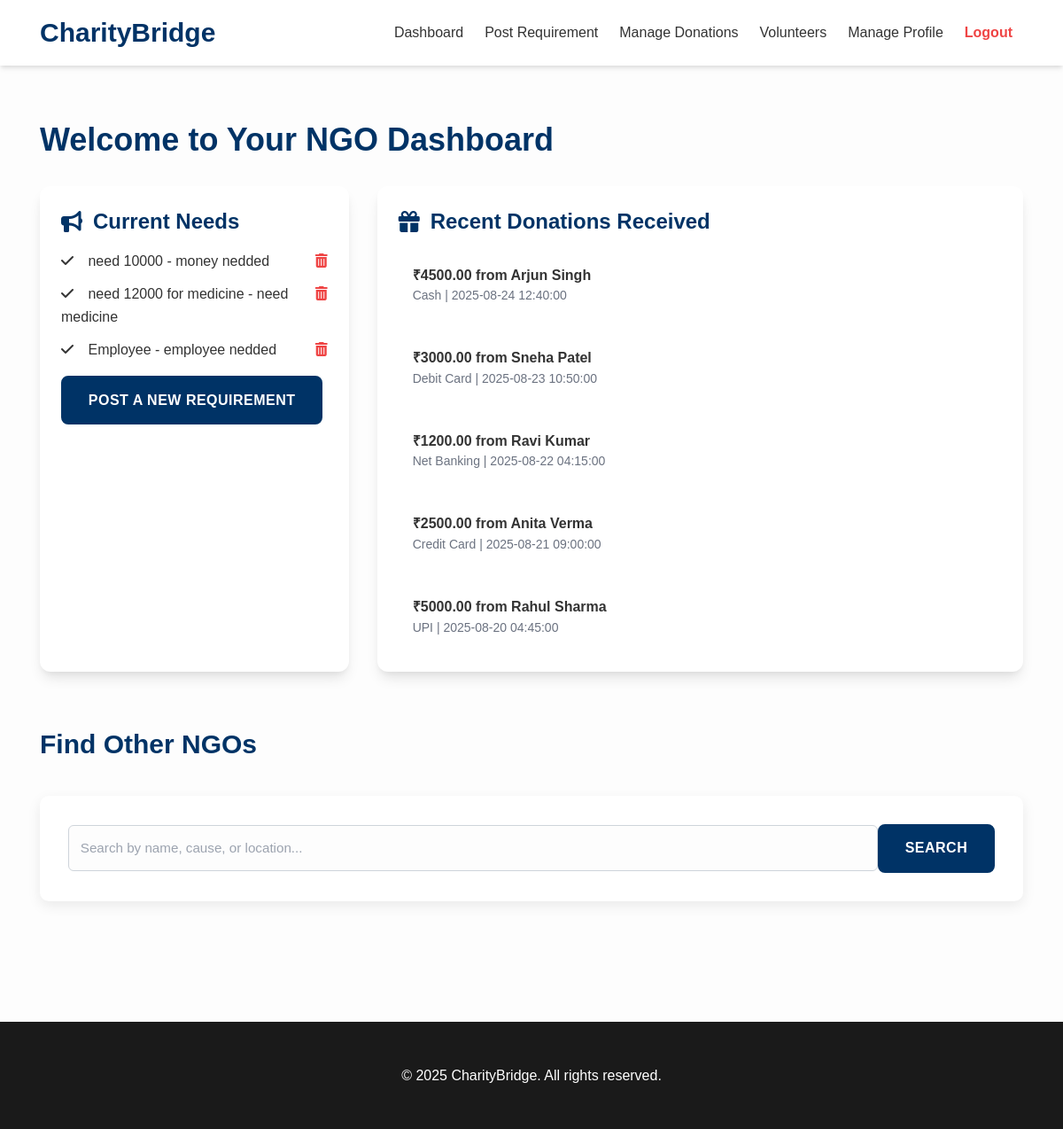
Page /ngo/pages/dashboard.php (signed in) on the committed database.
### tables this page shows
CREATE TABLE `requirements` (
  `id` int(11) NOT NULL,
  `ngo_id` int(11) NOT NULL,
  `title` varchar(255) NOT NULL,
  `description` text NOT NULL,
  `created_at` timestamp NOT NULL DEFAULT current_timestamp()
);

CREATE TABLE `donations` (
  `donation_id` int(11) NOT NULL,
  `donor_id` int(11) NOT NULL,
  `ngo_id` int(11) NOT NULL,
  `amount` decimal(10,2) NOT NULL,
  `payment_method` varchar(50) DEFAULT NULL,
  `created_at` timestamp NOT NULL DEFAULT current_timestamp()
);

CREATE TABLE `donors` (
  `donor_id` int(11) NOT NULL,
  `name` varchar(100) NOT NULL,
  `email` varchar(100) NOT NULL,
  `password_hash` varchar(255) NOT NULL,
  `phone` varchar(15) DEFAULT NULL,
  `address` varchar(255) DEFAULT NULL,
  `city` varchar(100) DEFAULT NULL,
  `created_at` timestamp NOT NULL DEFAULT current_timestamp()
);

### ngo/pages/dashboard.php (the view, shortened to what this page needs)
<?php
$servername = "localhost";
$username   = "root";
$password   = "";
$dbname     = "charitybridge";
$conn = new mysqli($servername, $username, $password, $dbname);
$ngo_id = $_SESSION['ngo_id'];
$req_sql = "SELECT * FROM requirements WHERE ngo_id=? ORDER BY created_at DESC LIMIT 5";
$stmt = $conn->prepare($req_sql);
$stmt->bind_param("i", $ngo_id);
$stmt->execute();
$requirements = $stmt->get_result();
$don_sql = "SELECT d.donation_id, dn.name AS donor_name, d.amount, d.payment_method, d.created_at
            FROM donations d
            JOIN donors dn ON d.donor_id = dn.donor_id
            WHERE d.ngo_id=?
            ORDER BY d.created_at DESC LIMIT 5";
$stmt2 = $conn->prepare($don_sql);
$stmt2->bind_param("i", $ngo_id);
$stmt2->execute();
$donations = $stmt2->get_result();
?>
<!DOCTYPE html>
<html lang="en">
<head>
  <link href="https://cdn.jsdelivr.net/npm/tailwindcss@2.2.19/dist/tailwind.min.css" rel="stylesheet">
  <link rel="stylesheet" href="https://cdnjs.cloudflare.com/ajax/libs/font-awesome/6.0.0-beta3/css/all.min.css">
  <link rel="stylesheet" href="../../css/style.css">
</head>
<body class="bg-light-color text-text-dark">
<header class="bg-white shadow-md py-4 px-6">
  <div class="container mx-auto flex justify-between items-center">
    <div>
      <a href="dashboard.php" class="text-3xl font-bold text-primary-color">CharityBridge</a>
    </div>
    <div class="flex items-center">
      <nav class="hidden md:flex">
        <a href="dashboard.php" class="text-primary-color hover:text-secondary-color px-3 py-2">Dashboard</a>
        <a href="requirements.php" class="text-primary-color hover:text-secondary-color px-3 py-2">Post Requirement</a>
        <a href="donations.php" class="text-primary-color hover:text-secondary-color px-3 py-2">Manage Donations</a>
        <a href="volunteers.php" class="text-primary-color hover:text-secondary-color px-3 py-2">Volunteers</a>
        <a href="manage_profile.html" class="text-primary-color hover:text-secondary-color px-3 py-2">Manage Profile</a>
        <a href="../backend/logout.php" id="logoutBtn" class="px-3 py-2 text-red-500 font-semibold">Logout</a>
      </nav>
    </div>
  </div>
</header>
<main class="py-16">
  <div class="container mx-auto px-6">
    <h1 class="text-4xl font-bold mb-8 text-primary-color">Welcome to Your NGO Dashboard</h1>
    <div class="grid grid-cols-1 md:grid-cols-2 lg:grid-cols-3 gap-8">
      <div class="bg-white p-6 rounded-xl shadow-lg">
        <h2 class="text-2xl font-bold mb-4 flex items-center text-primary-color">
          <i class="fas fa-bullhorn mr-3 text-accent-color"></i> Current Needs
        </h2>
        <ul class="space-y-3" id="requirements-list">
          <?php if ($requirements->num_rows > 0): ?>
            <?php
            $requirements_data = [];
            while($row = $requirements->fetch_assoc()) {
                $requirements_data[] = $row;
            }
            foreach($requirements_data as $row):
            ?>
              <li class="flex justify-between items-start" id="requirement-<?= $row['id'] ?>">
                <div>
                  <i class="fas fa-check mr-3 text-secondary-color"></i>
                  <span><?= htmlspecialchars($row['title']) ?> - <?= htmlspecialchars($row['description']) ?></span>
                </div>
                <button onclick="deleteRequirement(<?= $row['id'] ?>)" class="text-red-500 hover:text-red-700 font-semibold ml-4">
                  <i class="fas fa-trash-alt"></i>
                </button>
              </li>
            <?php endforeach; ?>
          <?php else: ?>
            <li id="no-requirements-message">No requirements posted yet.</li>
          <?php endif; ?>
        </ul>
        <a href="requirements.php" class="mt-4 inline-block btn btn-primary">Post a New Requirement</a>
      </div>
      <div class="bg-white p-6 rounded-xl shadow-lg col-span-1 md:col-span-2">
        <h2 class="text-2xl font-bold mb-4 flex items-center text-primary-color">
          <i class="fas fa-gift mr-3 text-secondary-color"></i> Recent Donations Received
        </h2>
        <ul class="space-y-4">
          <?php if ($donations->num_rows > 0): ?>
            <?php while($row = $donations->fetch_assoc()): ?>
              <li class="flex items-center justify-between p-4 bg-light-color rounded-lg">
                <div>
                  <p class="font-semibold">₹<?= htmlspecialchars($row['amount']) ?> from <?= htmlspecialchars($row['donor_name']) ?></p>
                  <p class="text-sm text-gray-500"><?= htmlspecialchars($row['payment_method']) ?> | <?= htmlspecialchars($row['created_at']) ?></p>
                </div>
              </li>
            <?php endwhile; ?>
          <?php else: ?>
            <li>No donations yet.</li>
          <?php endif; ?>
        </ul>
      </div>
    </div>
    <div class="mt-16">
      <h2 class="text-3xl font-bold mb-6 text-primary-color">Find Other NGOs</h2>
      <form method="GET" class="flex items-center mb-6">
        <input type="text" name="q" class="w-full px-4 py-3 border rounded-l-lg focus:outline-none" placeholder="Search by name, cause, or location...">
        <button type="submit" class="btn btn-primary">Search</button>
      </form>
    </div>
  </div>
</main>
<footer class="bg-dark-color text-white py-12">
  <div class="container mx-auto text-center">
    <p>&copy; 2025 CharityBridge. All rights reserved.</p>
  </div>
</footer>
</body>
</html>

### css/style.css (style rules this page uses)
:root { --primary-color: #003366; --secondary-color: #008080; --dark-color: #1a1a1a; --light-color: #FDFDFD; --text-dark: #333333; --text-light: #ffffff; --accent-color: #DAA520; }
body { font-family: 'Montserrat', sans-serif; color: var(--text-dark); background-color: var(--light-color); line-height: 1.6; }
header { border-bottom: none; box-shadow: 0 4px 8px rgba(0,0,0,0.1); background-color: var(--text-light); padding: 1rem 0; }
header a.text-3xl { font-weight: 800; color: var(--primary-color); font-family: 'Montserrat', sans-serif; }
.btn { padding: 0.8rem 1.8rem; border-radius: 8px; font-weight: 600; transition: all 0.3s ease; text-transform: uppercase; letter-spacing: 0.5px; }
.btn-primary { background-color: var(--primary-color); color: var(--text-light); border: 2px solid var(--primary-color); }
form { margin-top: 2.5rem; padding: 2rem; background-color: var(--text-light); border-radius: 10px; box-shadow: 0 5px 15px rgba(0,0,0,0.08); }
form input[type="text"], form input[type="email"], form input[type="password"], form input[type="number"], form textarea { width: 100%; padding: 0.8rem; border: 1px solid #ced4da; background-color: var(--light-color); border-radius: 6px; transition: border-color 0.3s ease, box-shadow 0.3s ease; font-size: 0.95rem; }
footer { background-color: var(--dark-color); color: var(--text-light); padding: 2rem 0; text-align: center; margin-top: 3rem; }
footer p { margin: 0; }
.container { max-width: 1140px; margin: 0 auto; padding: 0 15px; }
h1, h2, h3, h4, h5, h6 { font-family: 'Montserrat', sans-serif; color: var(--primary-color); margin-bottom: 1rem; }
h1 { font-size: 2.5rem; }
h2 { font-size: 2rem; }

### rows in the picture
requirements: title "need 10000", description "money nedded"
requirements: title "need 12000 for medicine", description "need medicine"
requirements: title "Employee", description "employee nedded"
donations: amount "4500.00", donor.name "Arjun Singh", payment_method "Cash", created_at "2025-08-24 12:40:00"
donations: amount "3000.00", donor.name "Sneha Patel", payment_method "Debit Card", created_at "2025-08-23 10:50:00"
donations: amount "1200.00", donor.name "Ravi Kumar", payment_method "Net Banking", created_at "2025-08-22 04:15:00"
donations: amount "2500.00", donor.name "Anita Verma", payment_method "Credit Card", created_at "2025-08-21 09:00:00"
donations: amount "5000.00", donor.name "Rahul Sharma", payment_method "UPI", created_at "2025-08-20 04:45:00"
